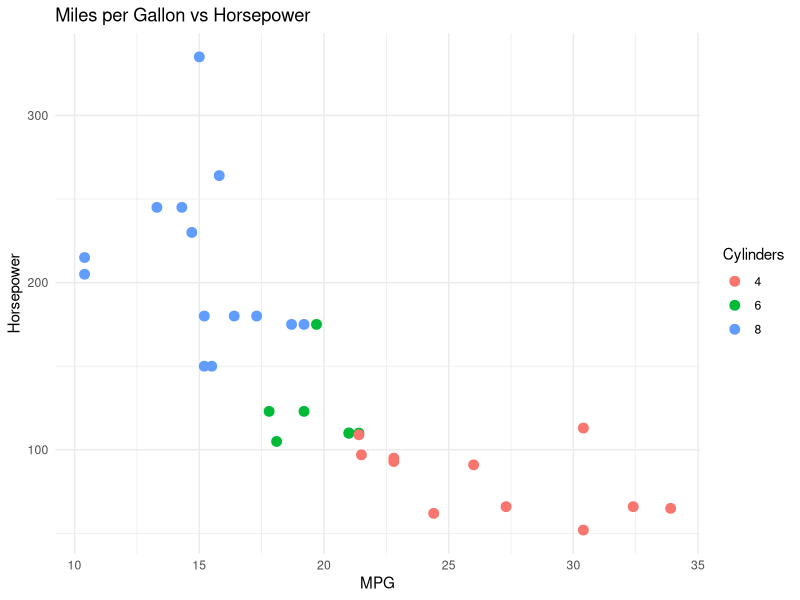

Write the R code that produced this figure.
## ---- chunk 1
knitr::opts_chunk$set(echo = TRUE)
## ---- chunk 2
summary(mtcars)
## ---- chunk 3
library(ggplot2)

ggplot(mtcars, aes(x = mpg, y = hp, color = factor(cyl))) +
  geom_point(size = 3) +
  labs(
    title = "Miles per Gallon vs Horsepower",
    x = "MPG",
    y = "Horsepower",
    color = "Cylinders"
  ) +
  theme_minimal()
